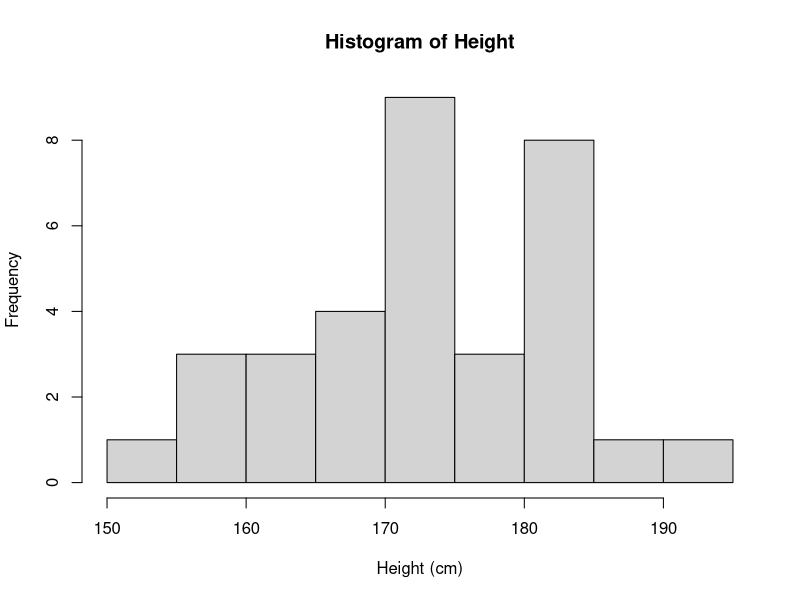
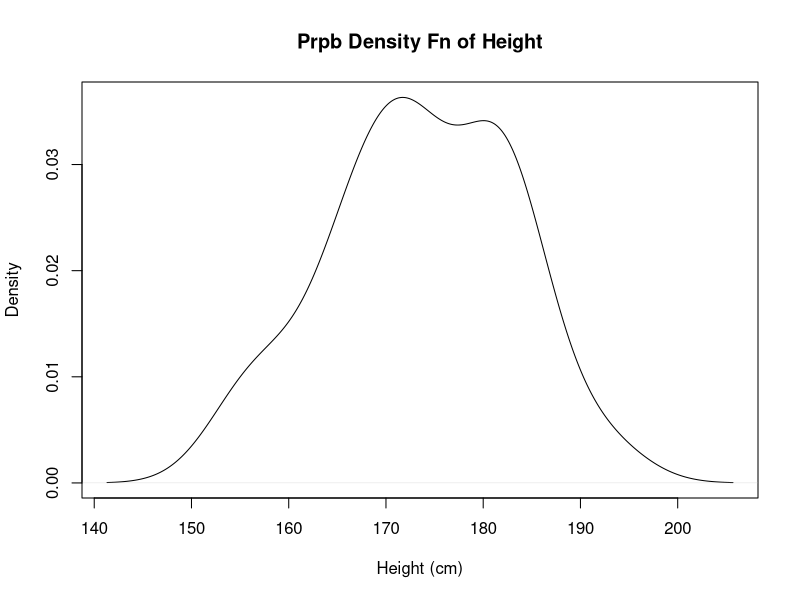
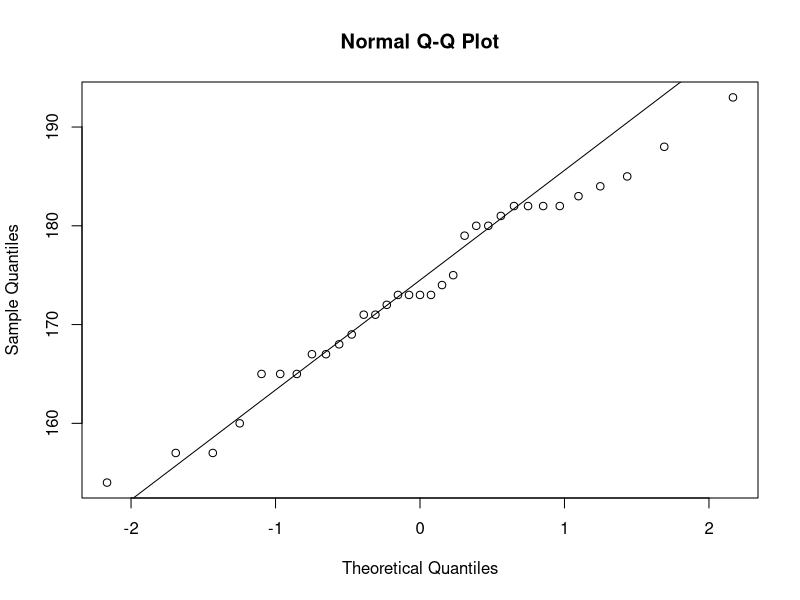

These figures' R source, in order:
###############
# Data Analysis
###############

# analysing height data collected from ASDS students

# Packages
#library() # load our packages here

# Import data
data <- read.csv("Data/height.csv")

# Explore data
summary(data)
str(data)
head(data)


# Visualise
hist(data$height,
     breaks = 6,
     main = "Histogram of Height",
     xlab = "Height (cm)"
     )

plot(density(data$height),
     main = "Prpb Density Fn of Height",
     xlab = "Height (cm)"
     )

?hist
?density

# Use a QQ plot to determine if our height variable is
# normally distributed
# A QQ plot compares two distributions by plotting their quantiles against each other. 
#  Typically, the variable being “tested” is plotted on the y axis. 
#  The x axis represents the expected distribution. 
#  If the points fall roughly along the diagonal line, their distributions match.
qqnorm(data$height)
qqline(data$height,
       distribution = qnorm)

# fits for part of the sample but falls away @ 2nd mode & top end
?qqnorm

# Calculate 90 percent confidence intervals using normal distribution
CI_lower <- qnorm(0.05, 
                  mean = mean(data$height), 
                  sd = (sd(data$height)/sqrt(length(data$height))) # the equation for the standard error of the mean
)

CI_upper <- qnorm(0.95,
                  mean = mean(data$height),
                  sd = (sd(data$height)/sqrt(length(data$height)))
)

matrix(c(CI_lower, CI_upper), ncol = 2,
       dimnames = list("",c("Lower", "Upper")))

# Calculate 90 percent confidence intervals using a t distribution
se <- sd(data$height)/sqrt(length(data$height)) # Create an object with our standard error
# qt ~ qnorm, for t-dist 
t_score <- qt(.05, df = length(data$height)-1, lower.tail = FALSE)
CI_lower_t <- mean(data$height) - (se * t_score)
CI_upper_t <- mean(data$height) + (se * t_score)

# Check our working
# data vector, conf interval %, one/two-sided
t.test(data$height, conf.level = 0.9, alternative = "two.sided")
